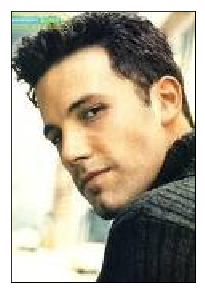
#> input picture ComputerVision/Yüz_tanıma_çalışmam/ben.jpg, 205 x 293 px, given in place of the camera
$ python kaydet.py
#> lines starting #> are read from the running program, lines starting #| are printed output that depends on the picture; after the words box and inside, x2 and y2 are one past the last pixel; in counts of white or black regions, pixels touching at a corner belong together
import cv2
import numpy as np
import os

kamera_port=0
kamera=cv2.VideoCapture(kamera_port,cv2.CAP_DSHOW)
kernel=np.ones((15,15),np.uint8)
ısım='uc'

while True:
    ret,Kare=kamera.read()
#> Kare is the input picture: shape (293, 205, 3); mean B, G, R 148.6, 165.7, 173.6
    kucuk = Kare[0:250,0:250]
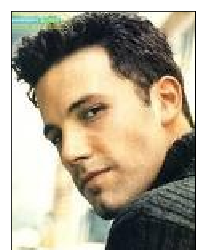
#> kucuk: shape (250, 205, 3); mean B, G, R 145.4, 165.1, 174.7
    Hsv_formatı=cv2.cvtColor(kucuk,cv2.COLOR_BGR2GRAY)
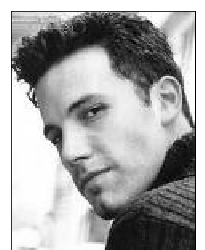
#> Hsv_formatı: shape (250, 205); min 0, max 255, mean 165.7

    alt=np.array([0,68,100])
    ust=np.array([40,255,255])

    Hsv_sonuc=cv2.inRange(kucuk,alt,ust)
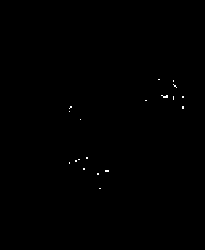
#> Hsv_sonuc: shape (250, 205); 0.15% white in thin lines or dots, all inside (x1, y1, x2, y2) = (69, 79, 184, 189)
    Hsv_sonuc=cv2.morphologyEx(Hsv_sonuc,cv2.MORPH_CLOSE,kernel)
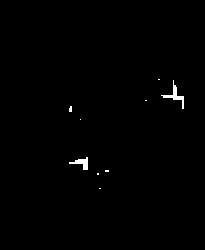
#> Hsv_sonuc: shape (250, 205); 0.55% white; 9 white regions (7 under 20 px), largest, box (x1, y1, x2, y2) and area: (161, 80, 184, 109) 141, (69, 157, 88, 170) 108


    Grı=cv2.cvtColor(kucuk,cv2.COLOR_BGR2HSV)
#> Grı: shape (250, 205, 3); mean H, S, V 35.3, 56.5, 177.7
    alt=np.array([0,20,50])
    ust=np.array([90,255,255])
    sonuc=cv2.inRange(kucuk,alt,ust)
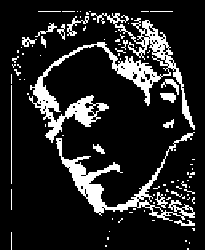
#> sonuc: shape (250, 205); 14.9% white; 95 white regions (74 under 20 px)
   # [11 lines of commented-out code are left out]


    Sonuc=kucuk.copy()
    cnts,_=cv2.findContours(Hsv_sonuc,cv2.RETR_TREE,cv2.CHAIN_APPROX_NONE)
#> cnts = 9 contours, 7 with area under 20; largest, box (x1, y1, x2, y2) and area: (161, 80, 184, 109) 94, (69, 157, 88, 170) 79

    hmax=0
    wmax=0
    ındex=-1
    for t in range(len(cnts)):
        cnt=cnts[t]
        x,y,w,h = cv2.boundingRect(cnt)
        if(w>wmax and h>hmax):
            hmax=h
            wmax=w
            ındex=t
#> this loop made 9 passes
#> (cnt, x, y, w, h, hmax, wmax) on pass 1: ([[99, 188], [100, 188]], 99, 188, 2, 1, 1, 2)
#> (x, y, w, h, hmax, wmax) on passes 3, 4, 8: (105, 170, 4, 2, 2, 4), (69, 157, 19, 13, 13, 19), (161, 80, 23, 29, 29, 23)
#> after the loop, hmax = 29; wmax = 23; ındex = 7
    if(len(cnts)>0):
         x,y,h,w=cv2.boundingRect(cnts[ındex])
#> x = 161; y = 80; h = 23; w = 29
         cv2.rectangle(Sonuc,(x,y),(x+w,y+h),(0,255,0),2)
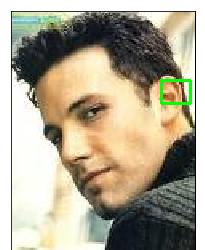
#> Sonuc: shape (250, 205, 3); 0.6% of pixels changed, all inside (x1, y1, x2, y2) = (160, 79, 192, 105)
         El_resim=Hsv_sonuc[y:y+h,x:x+w]
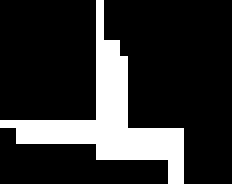
#> El_resim: shape (23, 29) (shown 8 times larger); 19.3% white; 1 white region, box (x1, y1, x2, y2) and area: (0, 0, 23, 23) 129
#> (key q is pressed here)
    #     cv2.imshow("eL resmı",El_resim)


    cv2.imshow("Kare",Kare)
    #cv2.imshow('Kucuk_alan',kucuk)
    #cv2.imshow('Uzay_goruntu',Hsv_sonuc)
    #cv2.imshow("Sonuç",Sonuc)
    if cv2.waitKey(1) & 0xFF ==ord('q'):
        # [5 lines of commented-out code are left out]
        break


# [13 lines of commented-out code are left out]
cv2.imwrite("Veri/"+ısım+".jpg",kucuk)
kamera.release()
cv2.destroyAllWindows()
